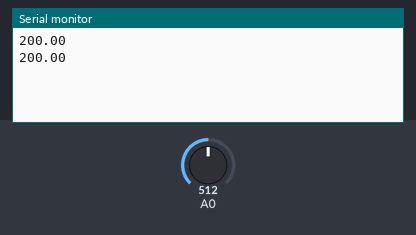
A sketch run on a simulated Arduino Uno, built with avr-gcc and run on an emulated ATmega328P. Parts: the last lines printed to the serial monitor. Inputs (shaded band) come from the test bench; at power-on: A0 = 512.

Above: at 1.8 s.
1.9 s: A0 set to 716
At 2.8 s:
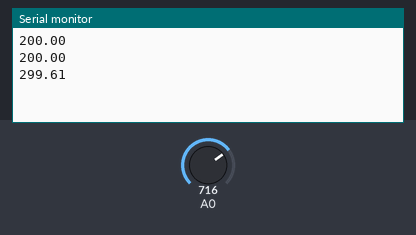
3.4 s: A0 set to 900
At 4.4 s:
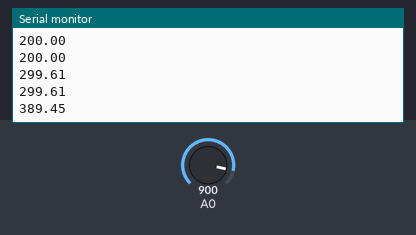
Timing chart, 0 to 6.4 s (numbered marks = the images above; inputs shaded):
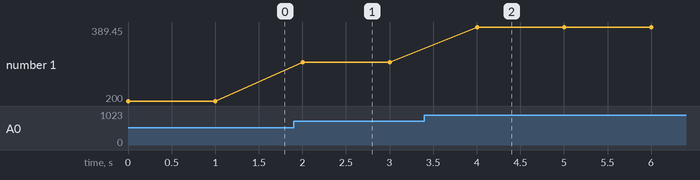

Measured:
- after the input at 1.9 s, the serial monitor: prints a new line after 0.10 s (image 1)
- after the input at 3.4 s, the serial monitor: prints a new line after 0.60 s (image 2)
- plotted number 1: 200 → 299.61 after the input at 1.9 s, 299.61 → 389.45 after the input at 3.4 s

The sketch:

flasa.ino
```cpp
const int temperaturePin = 0;
void setup()
{
  Serial.begin(9600);
}


void loop()
{

  Serial.println(getTemperature(temperaturePin));
  delay(1000); // repeat once per second (change as you wish!)
}


float getTemperature(int pin)
{

  return (((analogRead(pin) * 0.004882814) - 0.5)* 100.0);

}
```
